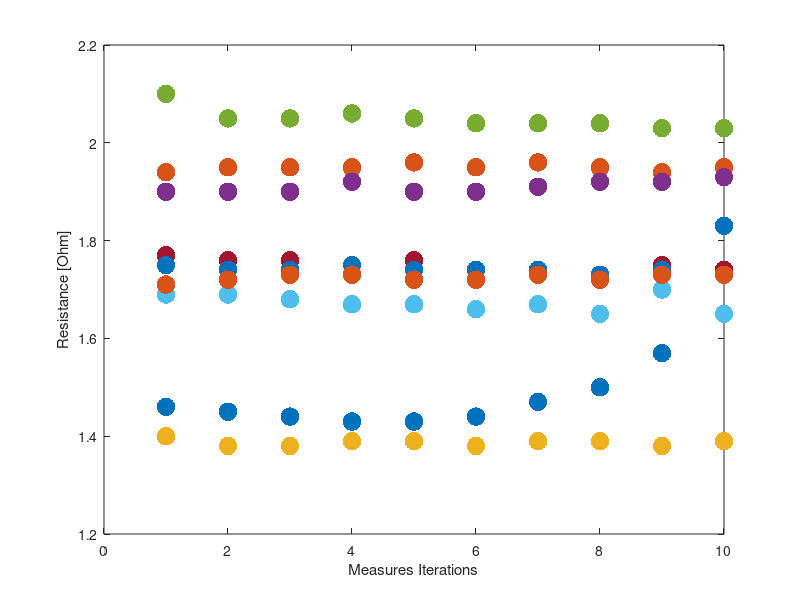

The MATLAB script that drew this image: (Note: this script raises an error after producing the figure.)
%% Section 3 of Report
clear
mkdir ./Figures/idcMeasures
load ./Data/idcMeasures.mat
% capacitances (F), finger_finger (Ohm), ribbon_ribbon (Ohm), ribbon_finger (Ohm)
% are matrices, where each column represents a sensor, and each row represents a measure;
% length_measures is a table, where each field contains 10 measures relative to each sensors.

% Mean and Standard Deviation
% Table 5
mean_rr = mean(ribbon_ribbon);
std_rr = std(ribbon_ribbon);
mean_mean_rr = mean(mean_rr);
mean_std_rr = mean(std_rr);
reap_rr = (mean_std_rr/mean_mean_rr)*100;
% Table 6
mean_rf = mean(ribbon_finger);
std_rf = std(ribbon_finger);
mean_mean_rf = mean(mean_rf);
mean_std_rf = mean(std_rf);
reap_rf = (mean_std_rf/mean_mean_rf)*100;
% Table 7
mean_ff = mean(finger_finger);
std_ff = std(finger_finger);
mean_mean_ff = mean(mean_ff);
mean_std_ff = mean(std_ff);
reap_ff = (mean_std_ff/mean_mean_ff)*100;
% Table 8
mean_c = mean(capacitances);
std_c = std(capacitances);
mean_mean_c = mean(mean_c);
mean_std_c = mean(std_c);
reap_c = (mean_std_c/mean_mean_c)*100;
row_capacitors = reshape(capacitances(:,2:end), 90, 1);
dStrings = ["Device 1", "Device 2", "Device 3", "Device 4", "Device 5", "Device 6","Device 7", "Device 8", "Device 9", "Device 10"];
%% Resistance Points Plots
% Figure 9
fig = figure('units','normalized','outerposition',[0 0 1 1]);
plot(finger_finger, ".", "MarkerSize", 40);
% title("Finger Finger");
ylabel("Resistance [Ohm]")
xlabel("Measures Iterations")
lgd = legend(dStrings, NumColumns=5);
lgd.FontSize = 16; % Set the desired font size for the legend
set(gca,'FontSize',40)
saveas(fig, "Figures/idcMeasures/finger_finger.png");

% Figure 5
fig = figure('units','normalized','outerposition',[0 0 1 1]);
plot(ribbon_ribbon, ".", "MarkerSize", 40);
% title("Ribbon Ribbon");
ylabel("Resistance [Ohm]")
xlabel("Measures Iterations")
ylim([0.8, 1.5])
lgd = legend(dStrings, NumColumns=5);
lgd.FontSize = 16; % Set the desired font size for the legend
set(gca,'FontSize',40)
saveas(fig, "Figures/idcMeasures/ribbon_ribbon.png");

% Figure 7
fig = figure('units','normalized','outerposition',[0 0 1 1]);
plot(ribbon_finger, ".", "MarkerSize", 40);
% title("Ribbon Finger");
ylabel("Resistance [Ohm]")
xlabel("Measures Iterations")
lgd = legend(dStrings, NumColumns=5);
lgd.FontSize = 16; % Set the desired font size for the legend
set(gca,'FontSize',40)
saveas(fig, "Figures/idcMeasures/ribbon_finger.png");
%% Resistance Bar Plots (mean and std)
% Figure 10
fig = figure('units','normalized','outerposition',[0 0 1 1]);
subplot(2, 1, 1);
bar(mean_ff);
title("Mean")
ylabel("Resistance [Ohm]")
xlabel("Measures Iterations")
set(gca, 'FontSize', 30)
disp("Mean finger finger (min; max): " + min(mean_ff)+"; "+max(mean_ff))
subplot(2, 1, 2);
bar(std_ff);
title("Standard Deviation")
ylabel("Resistance [Ohm]")
xlabel("Measures Iterations")
set(gca, 'FontSize', 30)
disp("Std finger finger (min; max): " + min(std_ff)+"; "+max(std_ff))
saveas(fig, "Figures/idcMeasures/bar_finger_finger.png");

% Figure 6
fig = figure('units','normalized','outerposition',[0 0 1 1]);
subplot(2, 1, 1);
bar(mean_rr);
title("Mean")
ylabel("Resistance [Ohm]")
xlabel("Measures Iterations")
set(gca, 'FontSize', 30)
disp("Mean Ribbon Ribbon (min; max): " + min(mean_rr)+"; "+max(mean_rr))
subplot(2, 1, 2);
bar(std_rr);
title("Standard Deviation")
ylabel("Resistance [Ohm]")
xlabel("Measures Iterations")
set(gca, 'FontSize', 30)
disp("Std Ribbon Ribbon (min; max): " + min(std_rr)+"; "+max(std_rr))
saveas(fig, "Figures/idcMeasures/bar_ribbon_ribbon.png");

% Figure 8
fig = figure('units','normalized','outerposition',[0 0 1 1]);
subplot(2, 1, 1);
bar(mean_rf);
title("Mean")
ylabel("Resistance [Ohm]")
xlabel("Measures Iterations")
set(gca, 'FontSize', 30)
disp("Mean Ribbon Finger (min; max): " + min(mean_rf)+"; "+max(mean_rf))

subplot(2, 1, 2);
bar(std_rf);
title("Standard Deviation")
ylabel("Resistance [Ohm]")
xlabel("Measures Iterations")
set(gca, 'FontSize', 30)
disp("Std Ribbon Finger (min; max): " + min(std_rf)+"; "+max(std_rf))
saveas(fig, "Figures/idcMeasures/bar_ribbon_finger.png");

%% Capacitance Points Plot and Bar Plots (mean and std)
% Figure 12
fig = figure('units','normalized','outerposition',[0 0 1 1]);
plot(capacitances/1e-12, ".", "MarkerSize", 40);
ylabel("Capacitance [pF]")
ylim([0.6, 1.5])
xlabel("Measure Iterations")
lgd = legend(["1", "2", "3", "4", "5", "6","7", "8", "9", "10"], NumColumns=10);
lgd.FontSize = 27; % Set the desired font size for the legend
set(gca,'FontSize',40)
saveas(fig, "Figures/idcMeasures/capacitances.png");

% Figure 13
fig = figure('units','normalized','outerposition',[0 0 1 1]);
subplot(2, 1, 1);
bar(mean_c/1e-12);
title("Mean")
ylabel("Capacitance [pF]")
xlabel("Measure Iterations")
set(gca, 'FontSize', 35)

subplot(2, 1, 2);
bar(std_c/1e-12);
title("Standard Deviation")
ylabel("Capacitance [pF]")
xlabel("Measure Iterations")
set(gca, 'FontSize', 35)
saveas(fig, "Figures/idcMeasures/bar_capacitance.png");

%% Inkjet printing camera measures
% Table 9
disp("Mean inkjet printing camera measures:")
disp([mean(length_measures.finger_lenght) ...
     mean(length_measures.finger_width) ...
     mean(length_measures.finger_spacing)])

%% Compare Capacitance (only PET layer) respect to the
% length measures done with the printing machine.

% (parameters of table 1 and 2)
l = 5e-3;           %overlapping finger length
n = 6;              %number of IDC finger pairs
b = 0.3e-3;         %finger width;
d = 0.3e-3;         %finger spacings;
h1 = 140e-6;        %layer 1 thickness;
h2 = 1e-5;          %layer 2 thickness;
h3 = 1e-5;          %layer 3 thickness;
eps1 = 3.5;         %dielectric permittivity of PET (substrate);
eps2 = 1;           %dielectric permittivity of Politopamina (sensitive layer);
eps3 = 1;           %dielectric permittivity of layer 3 (MUT);
lambda = 2*(b + d);

CKim = c_idc3k(eps1,eps2,eps3,h1,h2,h3,b,d,l,n);
disp("Capacitance (previous values): " + CKim/1e-12 + " pF")

l_ = mean(length_measures.finger_lenght); 
b_ = mean(length_measures.finger_width);
d_ = mean(length_measures.finger_spacing);

% using the printed parameters (during printing)
CKim_ = c_idc3k(eps1,eps2,eps3,h1,h2,h3,b_,d_,l_,n);
disp("Capacitance (measured lengths): " + CKim_/1e-12 + " pF")
disp("The difference is: " + abs(CKim_-CKim)/1e-12 + " pF")

% Matching model with the real measured capacitances
% Given the capacitance measures obtained with the LCR meter
% we find what h1 and eps1 parameters should be
% to match the real capacitances.
startH = 100e-6; 
stepH = 10e-6;
endH = 200e-6; 

startEps = 1.23;
stepEps = 0.2;
endEps = 7;

epsVector = zeros(floor((endEps-startEps)/stepEps), 1); % Vector containing the permettivitys of the second layer
hVector = zeros(floor((endH-startH)/stepH), 1); % Vector containing the thicknesses of the second layer
capacitanceVector = zeros(floor((endEps-startEps)/stepEps), 1); % Vector containing the obtained Capacitance values

% Figure 14
fig = figure('units','normalized','outerposition',[0 0 1 1]);
logs.coordinates = [];
logs.capacintance = [];
j = 1;
for newH=startH:stepH:endH
    hVector(j) = newH; % Save for plotting
    i = 1;
    for newEps=startEps:stepEps:endEps        
        capacitanceVector(i) = c_idc3k(newEps,eps2,eps3,newH,h2,h3,b,d,l,n);
        epsVector(i) = newEps; % Save for plotting
        logs.coordinates = [logs.coordinates, [newEps, newH]'];
        logs.capacintance = [logs.capacintance, capacitanceVector(i)];
        i = i+1;
    end
    plot(epsVector, capacitanceVector*1e12, ".-", "MarkerSize", 30, "LineWidth", 2, "DisplayName", strcat("h1= ",string(newH*1e6), " um"));
    hold on
    j = j+1;
end

for i=1:1:length(mean_c)
    err = abs(logs.capacintance - mean_c(i));
    [value, index] = min(err);
    hold on
    coords = logs.coordinates(:, index);
    plot(coords(1), mean_c(i)*1e12, ".", "MarkerSize", 50, "Color", "Black", "HandleVisibility","off");
end

legend("show", "FontSize", 20, NumColumns=10)
legend("Location","northwest")
xlabel("Permittivity [F/m]");
ylabel("Capacitance [pF]");
set(gca,'FontSize', 40)
saveas(fig, "Figures/idcMeasures/matching_capacitance.png");

% Matching model with the real measured capacitances
% Given the capacitance measures obtained with the LCR meter
% we find what b and d parameters should be
% to match the real capacitances.
startD = 0.2e-3; %Finger Spacing
stepD = 0.01e-3;
endD = 0.4e-3;

startB = 0.2e-3; %Finger Width
stepB = 0.01e-3;
endB = 0.4e-3;

DVector = zeros(floor((endB-startB)/stepB), 1); % Vector containing the permettivitys of the second layer
DVector = zeros(floor((endD-startD)/stepD), 1); % Vector containing the thicknesses of the second layer
capacitanceVector = zeros(floor((endB-startB)/stepB), 1); % Vector containing the obtained Capacitance values

% Figure 15
fig = figure('units','normalized','outerposition',[0 0 1 1]);
logs.coordinates = [];
logs.capacintance = [];
j = 1;
for newD=startD:stepD:endD
    DVector(j) = newD; % Save for plotting
    i = 1;
    for newB=startB:stepB:endB        
        capacitanceVector(i) = c_idc3k(eps1,eps2,eps3,h1,h2,h3,newB,newD,l,n);
        DVector(i) = newB; % Save for plotting
        logs.coordinates = [logs.coordinates, [newB, newD]'];
        logs.capacintance = [logs.capacintance, capacitanceVector(i)];
        i = i+1;
    end
    plot(DVector*1e6, capacitanceVector*1e12, ".-", "MarkerSize", 30, "LineWidth", 2, "DisplayName", strcat("spacing= ",string(newD*1e6), " um"));
    hold on
    j = j+1;
end


for i=1:1:length(mean_c)
    err = abs(logs.capacintance - mean_c(i));
    [value, index] = min(err);
    hold on
    eps = logs.coordinates(:, index);
    plot(eps(1)*1e6, mean_c(i)*1e12, ".", "MarkerSize", 50, "Color", "Black", "HandleVisibility","off");
end

legend("show", "FontSize", 15, NumColumns=10)
xlabel("Finger Width [um]");
ylabel("Capacitance [pF]");
set(gca,'FontSize', 40)
saveas(fig, "Figures/idcMeasures/matching_capacitance2.png");
